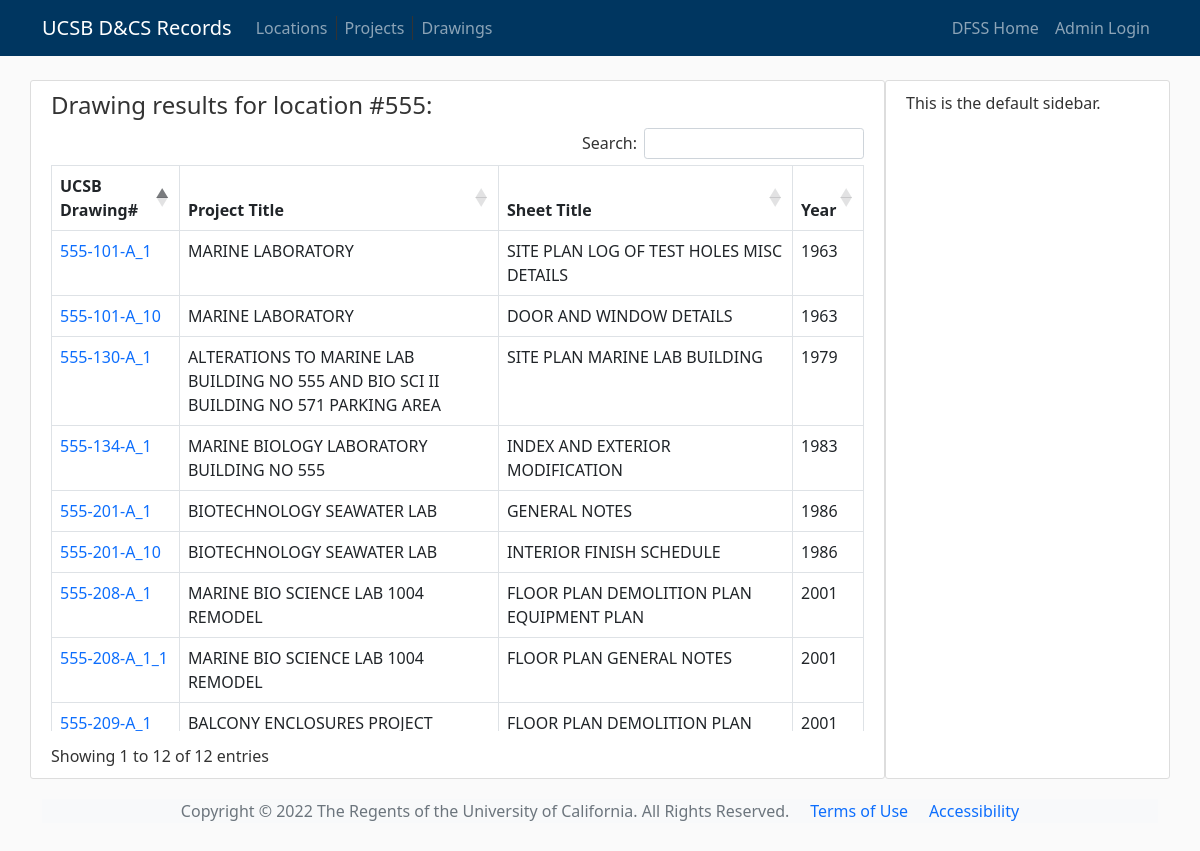
The page /drawings/555/ on the database as committed earlier.
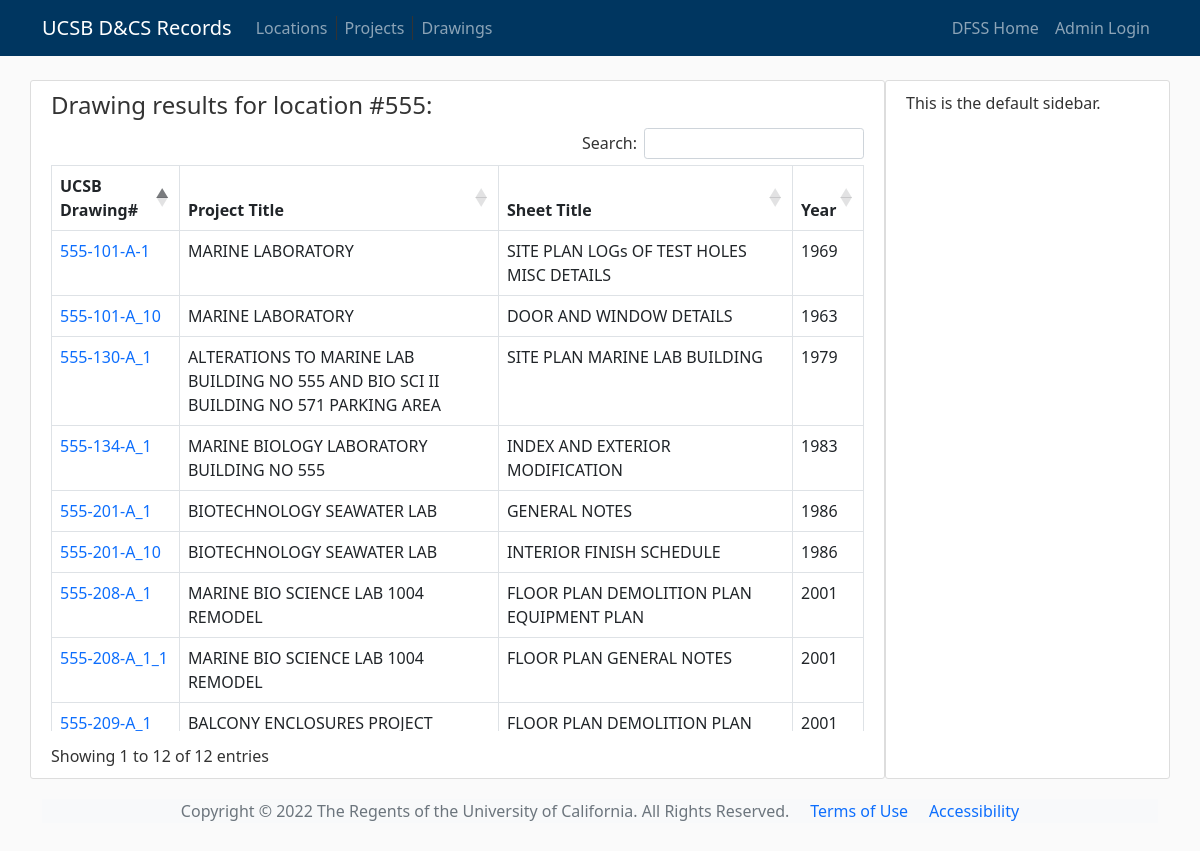
The same page on the database as committed later.
### flaskdraw/models.py (models this page shows, shortened)
class Drawings(db.Model):
    id = db.Column(db.Integer, primary_key=True)
    oldname = db.Column(db.String(255), nullable=True)
    newname = db.Column(db.String(255), nullable=True)
    locnum = db.Column(db.Integer, nullable=True)
    drawnum = db.Column(db.Integer, nullable=True)
    project_title = db.Column(db.String(255), nullable=True)
    project_number = db.Column(db.String(50), nullable=True)
    project_year = db.Column(db.Integer, nullable=True)
    sheet_title = db.Column(db.String(255), nullable=True)
    sheet_number = db.Column(db.String(255), nullable=True)
    discipline = db.Column(db.String(255), nullable=True)
    drawing_version = db.Column(db.String(255), nullable=True)
    notes = db.Column(db.Text, nullable=True)
    physical_location = db.Column(db.String(255), nullable=True)

### flaskdraw/bp_drawings/routes.py (the view)
@bp_drawings.route("/drawings/<int:locnum>/")
def location_set(locnum):
    drawings = (
        Drawings.query.order_by(Drawings.locnum.asc(), Drawings.drawnum.asc())
        .filter(Drawings.locnum == locnum)
        .all()
    )
    return render_template(
        "drawings.html",
        drawings=drawings,
        title="Drawing search results",
        subheading="Drawing results for location #" + str(locnum) + ":",
        base_drawings_url=base_drawings_url,
    )

### flaskdraw/templates/drawings.html (shortened to what this page needs)
{% extends 'base.html' %}
{% block content%}
<h4>{{ subheading }}</h4>
<div class="table-responsive">
  <table id="draws_list" class="table table-hover table-bordered">
    <thead>
      <tr>
        <th scope="col">UCSB Drawing#</th>
        <th scope="col">Project Title</th>
        <th scope="col">Sheet Title</th>
        <th scope="col">Year</th>
      </tr>
    </thead>
    <tbody>
      {% if drawings %}
        {% for draw in drawings %}
        <tr>
          <td scope="row"><a href="{{ '{url}/{locnum}/{newname}'.format(url = base_drawings_url, locnum = draw.locnum, newname = draw.newname) }}" target="_blank">
            {{ draw.locnum }}-{{ draw.drawnum }}-{{ draw.sheet_number }}</a></td>
          <td>{{ draw.project_title }}</td>
          <td>{{ draw.sheet_title }}</td>
          <td>{{ draw.project_year }}</td>
        </tr>
        {% endfor %}
      {% elif no_search %}
      <tr>
        <td>Begin your search on the right -></td>
      </tr>
      {% else %}
        <tr>
          <td>Your query returned no results</td>
        </tr>
      {% endif %}
    </tbody>
  </table>
</div>
{% endblock %}

### flaskdraw/templates/base.html (shortened to what this page needs)
<!doctype html>
<html lang="en">
<head>
    <link rel="stylesheet" href="https://cdn.jsdelivr.net/npm/bootstrap@5.1.3/dist/css/bootstrap.min.css"
>
    <link rel="stylesheet" href="https://cdn.datatables.net/1.12.0/css/dataTables.bootstrap5.min.css">
    <link rel="stylesheet" type="text/css" href="{{ url_for('static', filename='base.css') }}">
</head>
<body>
    <header class="site-header">
        <nav class="navbar navbar-expand-md navbar-dark bg-steel fixed-top">
            <div class="container">
                <a class="navbar-brand" href="{{ url_for('bp_main.index') }}">UCSB D&CS Records</a>
                <div class="collapse navbar-collapse" id="navbarSupportedContent">
                    <ul class="navbar-nav me-auto mb-2 mb-lg-0">
                        <li class="nav-item">
                            <a class="nav-item nav-link" href="{{ url_for('bp_locations.locations') }}">Locations</a>
                        </li>
                        <li class="nav-item">
                            <a class="nav-item nav-link" href="{{ url_for('bp_projects.projects') }}">Projects</a>
                        </li>
                        <li class="nav-item">
                            <a class="nav-item nav-link" href="{{ url_for('bp_drawings.search_drawings') }}">Drawings</a>
                        </li>
                    </ul>
                    <ul class="navbar-nav d-flex">
                        {% if current_user.is_authenticated %}
                        <li class="nav-item:">
                            <a class="nav-item nav-link" href="{{ url_for('bp_drawings.add_drawing') }}">Add Drawing</a>
                        </li>
                        <li class="nav-item:">
                            <a class="nav-item nav-link" href="{{ url_for('bp_locations.add_loc') }}">Add Location</a>
                        </li>
                        <li class="nav-item:">
                            <a class="nav-item nav-link" href="{{ url_for('bp_users.account') }}">Account</a>
                        </li>
                        <li class="nav-item:">
                            <a class="nav-item nav-link" href="{{ url_for('bp_users.logout') }}">Logout</a>
                        </li>
                        {% else %}
                        <li class="nav-item:">
                            <a class="nav-item nav-link" href="https://www.dfss.ucsb.edu/">DFSS Home</a>
                        </li>
                        <li class="nav-item:">
                            <a class="nav-item nav-link" href="{{ url_for('bp_users.login') }}">Admin Login</a>
                        </li>
                        {% endif %}
                    </ul>
                </div>
            </div>
        </nav>
    </header>
    <main role="main" class="container-sm">
        <div class="row">
            <div class="col-md-9 order-first content-section" >
                {% block content %}{% endblock %}
            </div>
            <div class="col-md-3 order-last content-section" >
                {% if sidebar == 'drawingsearch' %}
                <h4>Search For Drawings:</h4>
                <form method="post" class="row g-3">
                    {{ form.csrf_token }}
                    <div class="col-md-6">
                        <label class="form-label">{{ form.locnum.label }}</label>
                        {{ form.locnum(class_="form-control") }}
                        {% if form.locnum.errors %}
                        <ul class="errors">
                        {% for error in form.locnum.errors %}
                        <li>{{ error }}</li>
                        {% endfor %}
                        </ul>
                        {% endif %}
                    </div>
                    <div class="col-md-6">
                        <label class="form-label">{{ form.drawnum.label }}</label>
                        {{ form.drawnum(class_="form-control") }}
                        {% if form.drawnum.errors %}
                        <ul class="errors">
                        {% for error in form.drawnum.errors %}
                        <li>{{ error }}</li>
                        {% endfor %}
                        </ul>
                        {% endif %}
                    </div>
                    <div class="col-12">
                        <label class="form-label">{{ form.project_title.label }}</label>
                        {{ form.project_title(class_="form-control") }}
                        {% if form.project_title.errors %}
                        <ul class="errors">
                        {% for error in form.project_title.errors %}
                        <li>{{ error }}</li>
                        {% endfor %}
                        </ul>
                        {% endif %}
                    </div>
                    <div class="col-12">
                        <label class="form-label">{{ form.sheet_title.label }}</label>
                        {{ form.sheet_title(class_="form-control") }}
                        {% if form.sheet_title.errors %}
                        <ul class="errors">
                        {% for error in form.sheet_title.errors %}
                        <li>{{ error }}</li>
                        {% endfor %}
                        </ul>
                        {% endif %}
                    </div>
                    <div class="col-md-6">
                        <label class="form-label">{{ form.sheet_number.label }}</label>
                        {{ form.sheet_number(class_="form-control") }}
                        {% if form.sheet_number.errors %}
                        <ul class="errors">
                        {% for error in form.sheet_number.errors %}
                        <li>{{ error }}</li>
                        {% endfor %}
                        </ul>
                        {% endif %}
                    </div>
                    <div class="col-md-6">
                        <label class="form-label">{{ form.discipline.label }}</label>
                        {{ form.discipline(class_="form-control") }}
                        {% if form.discipline.errors %}
                        <ul class="errors">
                        {% for error in form.discipline.errors %}
                        <li>{{ error }}</li>
                        {% endfor %}
                        </ul>
                        {% endif %}
                    </div>
                    <div class="col-12">
                        <button type="submit" class="btn btn-primary">Search</button>
                    </div>
                </form>
                            {% else %}
                <p>
                    This is the default sidebar.
                </p>
                {% endif %}
            </div>
        </div>
<footer class="text-center text-lg-start bg-light text-muted">
<div class="d-flex justify-content-center">
    <span class="copyright">Copyright © 2022 The Regents of the University of California. All Rights Reserved.</span> &nbsp; &nbsp; &nbsp;
    <a href="https://www.ucsb.edu/terms-of-use">Terms of Use</a>  &nbsp; &nbsp; &nbsp;
    <a href="https://www.ucsb.edu/accessibility">Accessibility</a>
</div>
</footer>
    </main>
</body>
</html>

### flaskdraw/static/base.css (style rules this page uses)
body { background: #fafafa; color: #333333; margin-top: 5rem; }
.bg-steel { background-color: #003660; }
.content-section { background: #ffffff; padding: 10px 20px; border: 1px solid #dddddd; border-radius: 3px; margin-bottom: 20px; }
@media only screen and (min-width: 992px) { .navbar .navbar-nav .nav-item .nav-link { padding: 0 0.5em; } }
@media only screen and (min-width: 992px) { .navbar .navbar-nav .nav-item:not(:last-child) .nav-link { border-right: 1px solid #333333; } }
a:not([class]) { text-decoration: none; }

Rows that differ between the two databases and show on the page:
changed Drawings: sheet_number "A_1" → "A-1"; sheet_title "SITE PLAN LOG OF TEST HOLES MISC DETAILS" → "SITE PLAN LOGs OF TEST HOLES MISC DETAILS"; project_year "1963" → "1969"
